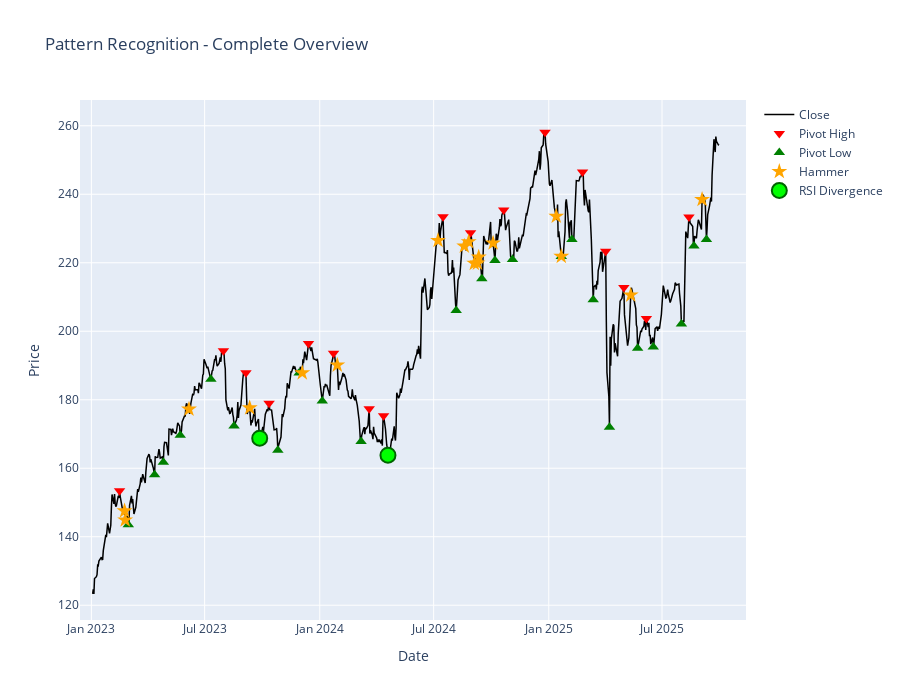

Notebook code cell kept with this figure:
### Markdown cell above
## Combined View - All Pattern Indicators

### Code cell
fig = go.Figure()

# Price line
fig.add_trace(go.Scatter(x=df['date'], y=df['close'], name='Close',
                        line=dict(color='black', width=1.5)))

# Pivot highs (red triangles)
pivot_highs = df[df['PivotHigh'] == 1]
fig.add_trace(go.Scatter(x=pivot_highs['date'], y=pivot_highs['close'],
                        mode='markers', name='Pivot High',
                        marker=dict(color='red', size=10, symbol='triangle-down')))

# Pivot lows (green triangles)
pivot_lows = df[df['PivotLow'] == 1]
fig.add_trace(go.Scatter(x=pivot_lows['date'], y=pivot_lows['close'],
                        mode='markers', name='Pivot Low',
                        marker=dict(color='green', size=10, symbol='triangle-up')))

# Hammer patterns (orange stars)
hammers = df[df['hammer'] == 100]
fig.add_trace(go.Scatter(x=hammers['date'], y=hammers['close'],
                        mode='markers', name='Hammer',
                        marker=dict(color='orange', size=12, symbol='star')))

# RSI divergences (large green circles)
divergences = df[df['RSI_Divergence'] == 1]
fig.add_trace(go.Scatter(x=divergences['date'], y=divergences['close'],
                        mode='markers', name='RSI Divergence',
                        marker=dict(color='lime', size=15, symbol='circle',
                                  line=dict(color='darkgreen', width=2))))

fig.update_layout(height=700, title_text="Pattern Recognition - Complete Overview",
                 xaxis_title="Date", yaxis_title="Price")
fig.show()

print("\n=== Pattern Summary ===")
print(f"Pivot Highs: {(df['PivotHigh'] == 1).sum()}")
print(f"Pivot Lows: {(df['PivotLow'] == 1).sum()}")
print(f"Hammer Patterns: {(df['hammer'] == 100).sum()}")
print(f"RSI Bullish Divergences: {(df['RSI_Divergence'] == 1).sum()}")
print("\nPivots identify local extremes for ML labeling.")
print("Hammers signal potential reversals.")
print("Divergences show momentum/price disagreement.")

### Figure 1 — Plotly figure (JSON) as saved in the notebook; plotly's stock layout.template omitted (floating-point values rounded to 4 significant figures; data arrays with more than 128 entries replaced by an {"elided": "..."} marker saying what was removed)
{"data": [{"line": {"color": "black", "width": 1.5}, "name": "Close", "type": "scatter", "x": {"elided": "688 str values"}, "y": {"elided": "688 float values"}}, {"marker": {"color": "red", "size": 10, "symbol": "triangle-down"}, "mode": "markers", "name": "Pivot High", "type": "scatter", "x": ["2023-02-15T00:00:00.000000000", "2023-07-31T00:00:00.000000000", "2023-09-05T00:00:00.000000000", "2023-10-12T00:00:00.000000000", "2023-12-14T00:00:00.000000000", "2024-01-23T00:00:00.000000000", "2024-03-20T00:00:00.000000000", "2024-04-12T00:00:00.000000000", "2024-07-16T00:00:00.000000000", "2024-08-29T00:00:00.000000000", "2024-10-21T00:00:00.000000000", "2024-12-26T00:00:00.000000000", "2025-02-24T00:00:00.000000000", "2025-04-02T00:00:00.000000000", "2025-05-01T00:00:00.000000000", "2025-06-06T00:00:00.000000000", "2025-08-13T00:00:00.000000000"], "y": [153.4, 194.3, 187.9, 179.0, 196.4, 193.5, 177.4, 175.3, 233.5, 228.7, 235.4, 258.1, 246.5, 223.3, 212.8, 203.7, 233.3]}, {"marker": {"color": "green", "size": 10, "symbol": "triangle-up"}, "mode": "markers", "name": "Pivot Low", "type": "scatter", "x": ["2023-03-01T00:00:00.000000000", "2023-04-12T00:00:00.000000000", "2023-04-26T00:00:00.000000000", "2023-05-23T00:00:00.000000000", "2023-07-11T00:00:00.000000000", "2023-08-17T00:00:00.000000000", "2023-09-27T00:00:00.000000000", "2023-10-26T00:00:00.000000000", "2023-11-29T00:00:00.000000000", "2024-01-05T00:00:00.000000000", "2024-03-07T00:00:00.000000000", "2024-04-19T00:00:00.000000000", "2024-08-06T00:00:00.000000000", "2024-09-16T00:00:00.000000000", "2024-10-07T00:00:00.000000000", "2024-11-04T00:00:00.000000000", "2025-01-21T00:00:00.000000000", "2025-02-07T00:00:00.000000000", "2025-03-13T00:00:00.000000000", "2025-04-08T00:00:00.000000000", "2025-05-23T00:00:00.000000000", "2025-06-17T00:00:00.000000000", "2025-08-01T00:00:00.000000000", "2025-08-21T00:00:00.000000000", "2025-09-10T00:00:00.000000000"], "y": [143.5, 158.1, 161.7, 169.7, 186.0, 172.3, 168.8, 165.3, 187.8, 179.7, 167.8, 163.8, 206.0, 215.3, 220.7, 221.0, 221.9, 226.8, 209.2, 172.0, 195.0, 195.4, 202.2, 224.9, 226.8]}, {"marker": {"color": "orange", "size": 12, "symbol": "star"}, "mode": "markers", "name": "Hammer", "type": "scatter", "x": ["2023-02-23T00:00:00.000000000", "2023-02-24T00:00:00.000000000", "2023-06-06T00:00:00.000000000", "2023-09-11T00:00:00.000000000", "2023-12-04T00:00:00.000000000", "2024-01-29T00:00:00.000000000", "2024-07-08T00:00:00.000000000", "2024-08-19T00:00:00.000000000", "2024-08-26T00:00:00.000000000", "2024-09-04T00:00:00.000000000", "2024-09-09T00:00:00.000000000", "2024-09-11T00:00:00.000000000", "2024-10-04T00:00:00.000000000", "2025-01-13T00:00:00.000000000", "2025-01-21T00:00:00.000000000", "2025-05-12T00:00:00.000000000", "2025-09-03T00:00:00.000000000"], "y": [147.5, 144.9, 177.2, 177.6, 187.8, 190.1, 226.5, 224.8, 226.1, 219.8, 219.9, 221.6, 225.7, 233.6, 221.9, 210.6, 238.5]}, {"marker": {"color": "lime", "line": {"color": "darkgreen", "width": 2}, "size": 15, "symbol": "circle"}, "mode": "markers", "name": "RSI Divergence", "type": "scatter", "x": ["2023-09-27T00:00:00.000000000", "2024-04-19T00:00:00.000000000"], "y": [168.8, 163.8]}], "layout": {"height": 700, "title": {"text": "Pattern Recognition - Complete Overview"}, "xaxis": {"title": {"text": "Date"}}, "yaxis": {"title": {"text": "Price"}}}}
